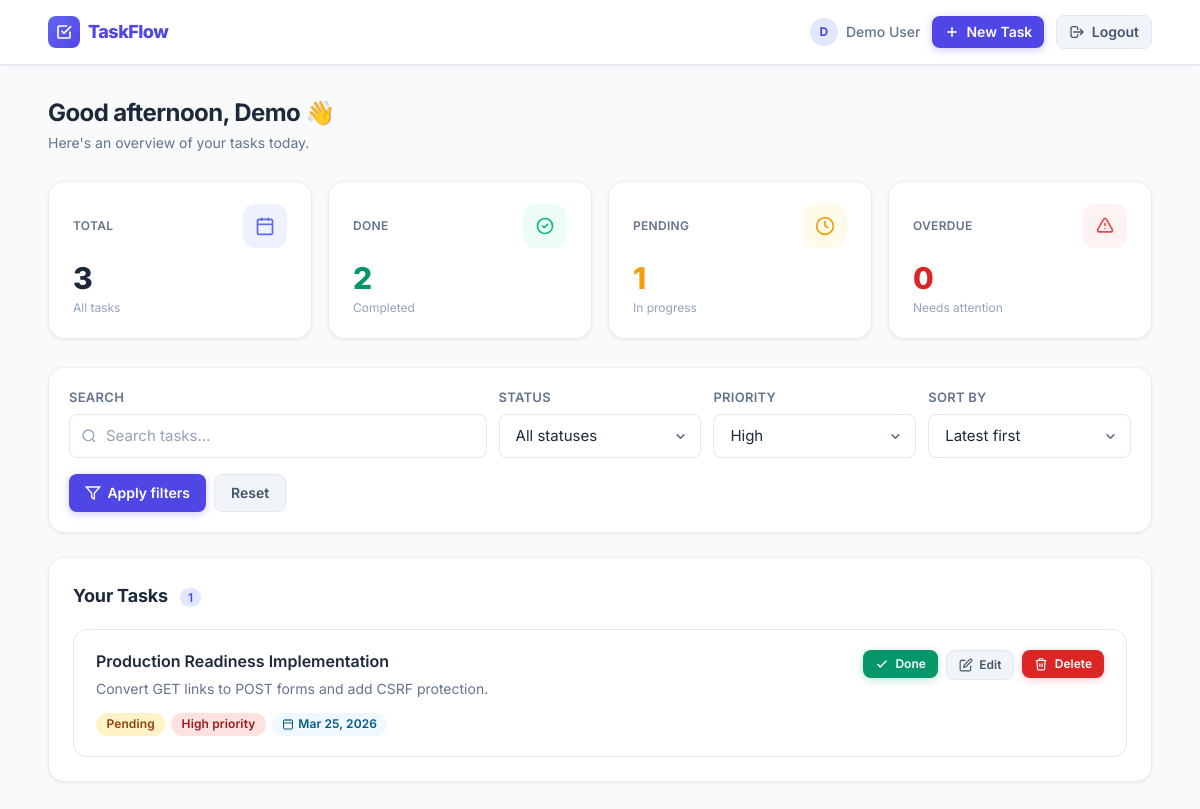
The page /dashboard.php?priority=High (signed in) on the database its author committed.
### tables this page shows
CREATE TABLE `tasks` (
  `id` int(11) NOT NULL AUTO_INCREMENT,
  `user_id` int(11) NOT NULL,
  `title` varchar(255) NOT NULL,
  `description` text DEFAULT NULL,
  `priority` enum('Low','Medium','High') NOT NULL DEFAULT 'Medium',
  `status` enum('Pending','Completed') NOT NULL DEFAULT 'Pending',
  `due_date` date DEFAULT NULL,
  `created_at` timestamp NOT NULL DEFAULT current_timestamp(),
  PRIMARY KEY (`id`),
  KEY `user_id` (`user_id`),
  CONSTRAINT `tasks_ibfk_1` FOREIGN KEY (`user_id`) REFERENCES `users` (`id`) ON DELETE CASCADE
);

### dashboard.php (the view, shortened to what the rows shown need)
<?php
include 'config/db.php';
$user_id = $_SESSION['user_id'];
$priority_filter = isset($_GET['priority']) ? trim($_GET['priority']) : "";
$sort            = isset($_GET['sort'])     ? trim($_GET['sort'])     : "latest";
$sql    = "SELECT id, title, description, priority, status, due_date, created_at FROM tasks WHERE user_id = ?";
$params = [];
$types  = "i";
$params[] = $user_id;
if ($priority_filter != "") {
    $sql .= " AND priority = ?";
    $types .= "s";
    $params[] = $priority_filter;
}
if ($sort == "oldest") {
    $sql .= " ORDER BY id ASC";
} elseif ($sort == "due_asc") {
    $sql .= " ORDER BY due_date ASC, id DESC";
} elseif ($sort == "due_desc") {
    $sql .= " ORDER BY due_date DESC, id DESC";
} elseif ($sort == "priority_high") {
    $sql .= " ORDER BY FIELD(priority, 'High', 'Medium', 'Low'), id DESC";
} elseif ($sort == "priority_low") {
    $sql .= " ORDER BY FIELD(priority, 'Low', 'Medium', 'High'), id DESC";
} else {
    $sql .= " ORDER BY id DESC";
}
$stmt = mysqli_prepare($conn, $sql);
mysqli_stmt_bind_param($stmt, $types, ...$params);
mysqli_stmt_execute($stmt);
$result = mysqli_stmt_get_result($stmt);
?>
<?php include 'includes/header.php'; ?>
<main class="max-w-6xl mx-auto px-4 sm:px-6 py-8">
    <div class="mb-7 animate-fade-in">
        <h1 class="text-2xl font-bold text-slate-800 tracking-tight">
            Good <?php
                $hour = (int) date('H');
                if ($hour < 12) echo "morning";
                elseif ($hour < 18) echo "afternoon";
                else echo "evening";
            ?>, <?php echo htmlspecialchars(explode(' ', $_SESSION['user_name'])[0]); ?> 👋
        </h1>
    </div>
    <div class="tf-card p-5 sm:p-6">
        <div class="flex items-center justify-between mb-5">
            <h2 class="section-title">
                Your Tasks
                <?php
                    $count = mysqli_num_rows($result);
                    if ($count > 0):
                ?>
                <span class="ml-2 text-xs font-semibold bg-indigo-100 text-indigo-600 px-2 py-0.5 rounded-full"><?php echo $count; ?></span>
                <?php endif; ?>
            </h2>
        </div>
        <?php if (mysqli_num_rows($result) > 0): ?>
            <div class="space-y-3 stagger">
                <?php while ($task = mysqli_fetch_assoc($result)): ?>
                    <?php
                        $isOverdue = (
                            !empty($task['due_date']) &&
                            $task['due_date'] != '0000-00-00' &&
                            $task['status'] != 'Completed' &&
                            strtotime($task['due_date']) < strtotime(date('Y-m-d'))
                        );
                        $priorityClass = 'badge-low';
                        if ($task['priority'] == 'High')   $priorityClass = 'badge-high';
                        $statusClass = $task['status'] == 'Completed' ? 'badge-completed' : 'badge-pending';
                        $dueDateFormatted = '';
                        if (!empty($task['due_date']) && $task['due_date'] != '0000-00-00') {
                            $dueDateFormatted = date('M j, Y', strtotime($task['due_date']));
                        }
                    ?>
                    <div class="task-card <?php echo $isOverdue ? 'overdue-card' : ''; ?>">
                        <div class="flex flex-col sm:flex-row sm:items-start sm:justify-between gap-3">
                            <div class="flex-1 min-w-0">
                                <div class="flex items-start gap-2 flex-wrap">
                                    <h3 class="text-base font-semibold text-slate-800 break-words leading-snug <?php echo $task['status'] == 'Completed' ? 'line-through text-slate-400' : ''; ?>">
                                        <?php echo htmlspecialchars($task['title']); ?>
                                    </h3>
                                </div>
                                <?php if (!empty($task['description'])): ?>
                                    <p class="text-slate-500 text-sm mt-1.5 break-words line-clamp-2 leading-relaxed">
                                        <?php echo htmlspecialchars($task['description']); ?>
                                    </p>
                                <?php endif; ?>
                                <div class="flex flex-wrap gap-1.5 mt-3">
                                    <span class="badge <?php echo $statusClass; ?>">
                                        <?php echo htmlspecialchars($task['status']); ?>
                                    </span>
                                    <span class="badge <?php echo $priorityClass; ?>">
                                        <?php echo htmlspecialchars($task['priority']); ?> priority
                                    </span>
                                    <?php if ($dueDateFormatted): ?>
                                        <span class="badge badge-due">
                                            <svg class="w-3 h-3" fill="none" viewBox="0 0 24 24" stroke="currentColor" stroke-width="2">
                                                <rect x="3" y="4" width="18" height="18" rx="2"/><line x1="16" y1="2" x2="16" y2="6"/><line x1="8" y1="2" x2="8" y2="6"/><line x1="3" y1="10" x2="21" y2="10"/>
                                            </svg>
                                            <?php echo $dueDateFormatted; ?>
                                        </span>
                                    <?php endif; ?>
                                </div>
                            </div>
                            <div class="flex flex-row sm:flex-col lg:flex-row gap-2 flex-shrink-0 self-start">
                                <?php if ($task['status'] == "Pending"): ?>
                                    <form action="updateStatus.php" method="POST" class="inline">
                                        <button type="submit" class="btn btn-success text-xs px-3 py-1.5 w-full">
                                            <svg class="w-3.5 h-3.5" fill="none" viewBox="0 0 24 24" stroke="currentColor" stroke-width="2.5">
                                                <path stroke-linecap="round" stroke-linejoin="round" d="M5 13l4 4L19 7"/>
                                            </svg>
                                            Done
                                        </button>
                                    </form>
                                <?php endif; ?>
                                <a href="editTask.php?id=<?php echo $task['id']; ?>"
                                   class="btn btn-secondary text-xs px-3 py-1.5">
                                    <svg class="w-3.5 h-3.5" fill="none" viewBox="0 0 24 24" stroke="currentColor" stroke-width="2">
                                        <path d="M11 4H4a2 2 0 00-2 2v14a2 2 0 002 2h14a2 2 0 002-2v-7"/>
                                        <path d="M18.5 2.5a2.121 2.121 0 013 3L12 15l-4 1 1-4 9.5-9.5z"/>
                                    </svg>
                                    Edit
                                </a>
                                <form action="deleteTask.php" method="POST" class="inline delete-form">
                                    <button type="submit" class="btn btn-danger text-xs px-3 py-1.5 w-full">
                                        <svg class="w-3.5 h-3.5" fill="none" viewBox="0 0 24 24" stroke="currentColor" stroke-width="2">
                                            <polyline points="3 6 5 6 21 6"/><path d="M19 6l-1 14a2 2 0 01-2 2H8a2 2 0 01-2-2L5 6"/><path d="M10 11v6"/><path d="M14 11v6"/><path d="M9 6V4a1 1 0 011-1h4a1 1 0 011 1v2"/>
                                        </svg>
                                        Delete
                                    </button>
                                </form>
                            </div>
                        </div>
                    </div>
                <?php endwhile; ?>
            </div>
        <?php endif; ?>
    </div>
</main>
<?php include 'includes/footer.php'; ?>

### rows shown on the page
tasks: title "Production Readiness Implementation", description "Convert GET links to POST forms and add CSRF protection.", status "Pending", priority "High", due_date "Mar 25, 2026"

### other values the page prints
substr($_SESSION['user_name'], 0, 1) "D"
$_SESSION['user_name'] "Demo User"
explode(' ', $_SESSION['user_name'])[0] "Demo"
$totalTasks "3"
$completedTasks "2"
$pendingTasks "1"
$overdueTasks "0"
$count "1"
